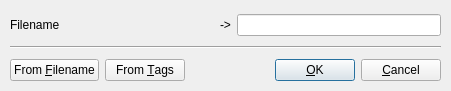
<ui version="4.0" >
 <class>EditDialog</class>
 <widget class="QWidget" name="EditDialog" >
  <property name="geometry" >
   <rect>
    <x>0</x>
    <y>0</y>
    <width>451</width>
    <height>91</height>
   </rect>
  </property>
  <property name="windowTitle" >
   <string>Edit new filename</string>
  </property>
  <widget class="QWidget" name="layoutWidget" >
   <property name="geometry" >
    <rect>
     <x>10</x>
     <y>10</y>
     <width>431</width>
     <height>75</height>
    </rect>
   </property>
   <layout class="QVBoxLayout" >
    <item>
     <layout class="QHBoxLayout" >
      <item>
       <widget class="QLabel" name="leftLabel" >
        <property name="sizePolicy" >
         <sizepolicy vsizetype="Preferred" hsizetype="Expanding" >
          <horstretch>0</horstretch>
          <verstretch>0</verstretch>
         </sizepolicy>
        </property>
        <property name="text" >
         <string>Filename</string>
        </property>
       </widget>
      </item>
      <item>
       <widget class="QLabel" name="label_2" >
        <property name="text" >
         <string>-></string>
        </property>
       </widget>
      </item>
      <item>
       <widget class="QLineEdit" name="rightEdit" />
      </item>
     </layout>
    </item>
    <item>
     <widget class="Line" name="line" >
      <property name="orientation" >
       <enum>Qt::Horizontal</enum>
      </property>
     </widget>
    </item>
    <item>
     <layout class="QHBoxLayout" >
      <item>
       <widget class="QPushButton" name="fromFilenameButton" >
        <property name="text" >
         <string>From &amp;Filename</string>
        </property>
       </widget>
      </item>
      <item>
       <widget class="QPushButton" name="fromTagsButton" >
        <property name="text" >
         <string>From &amp;Tags</string>
        </property>
       </widget>
      </item>
      <item>
       <spacer>
        <property name="orientation" >
         <enum>Qt::Horizontal</enum>
        </property>
        <property name="sizeHint" >
         <size>
          <width>40</width>
          <height>20</height>
         </size>
        </property>
       </spacer>
      </item>
      <item>
       <widget class="QPushButton" name="okButton" >
        <property name="text" >
         <string>&amp;OK</string>
        </property>
        <property name="autoDefault" >
         <bool>true</bool>
        </property>
        <property name="default" >
         <bool>true</bool>
        </property>
       </widget>
      </item>
      <item>
       <widget class="QPushButton" name="cancelButton" >
        <property name="text" >
         <string>&amp;Cancel</string>
        </property>
       </widget>
      </item>
     </layout>
    </item>
   </layout>
  </widget>
 </widget>
 <resources/>
 <connections/>
</ui>
